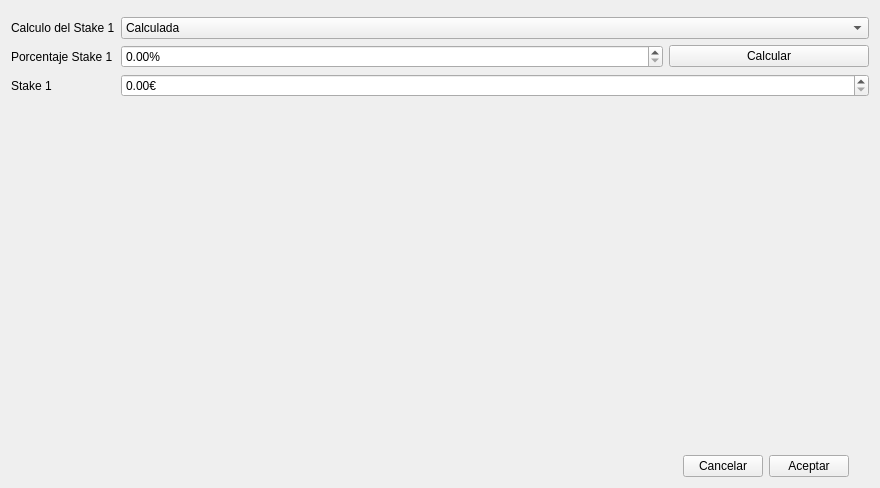
<?xml version="1.0" encoding="UTF-8"?>
<ui version="4.0">
 <class>Form</class>
 <widget class="QWidget" name="Form">
  <property name="geometry">
   <rect>
    <x>0</x>
    <y>0</y>
    <width>880</width>
    <height>488</height>
   </rect>
  </property>
  <property name="windowTitle">
   <string>Form</string>
  </property>
  <layout class="QVBoxLayout" name="verticalLayout">
   <item>
    <layout class="QFormLayout" name="formLayout">
     <item row="0" column="1">
      <layout class="QHBoxLayout" name="horizontalLayout"/>
     </item>
     <item row="1" column="0">
      <widget class="QLabel" name="label_3">
       <property name="text">
        <string>Calculo del Stake 1</string>
       </property>
      </widget>
     </item>
     <item row="1" column="1">
      <widget class="QComboBox" name="cmbOne">
       <item>
        <property name="text">
         <string>Calculada</string>
        </property>
       </item>
       <item>
        <property name="text">
         <string>Fija</string>
        </property>
       </item>
      </widget>
     </item>
     <item row="2" column="0">
      <widget class="QLabel" name="label_2">
       <property name="text">
        <string>Porcentaje Stake 1</string>
       </property>
      </widget>
     </item>
     <item row="2" column="1">
      <layout class="QHBoxLayout" name="horizontalLayout_2">
       <item>
        <widget class="QDoubleSpinBox" name="txtPercentage">
         <property name="suffix">
          <string>%</string>
         </property>
        </widget>
       </item>
       <item>
        <widget class="QPushButton" name="btnCalc">
         <property name="maximumSize">
          <size>
           <width>200</width>
           <height>16777215</height>
          </size>
         </property>
         <property name="text">
          <string>Calcular</string>
         </property>
        </widget>
       </item>
      </layout>
     </item>
     <item row="3" column="0">
      <widget class="QLabel" name="label_4">
       <property name="text">
        <string>Stake 1</string>
       </property>
      </widget>
     </item>
     <item row="3" column="1">
      <widget class="QDoubleSpinBox" name="txtStake">
       <property name="suffix">
        <string>€</string>
       </property>
       <property name="maximum">
        <double>999999999.990000009536743</double>
       </property>
      </widget>
     </item>
     <item row="4" column="1">
      <layout class="QGridLayout" name="gridLayout_2">
       <item row="2" column="3">
        <widget class="QPushButton" name="btnAccept">
         <property name="maximumSize">
          <size>
           <width>100</width>
           <height>16777215</height>
          </size>
         </property>
         <property name="text">
          <string>Aceptar</string>
         </property>
        </widget>
       </item>
       <item row="2" column="2">
        <widget class="QPushButton" name="btnCancel">
         <property name="maximumSize">
          <size>
           <width>100</width>
           <height>16777215</height>
          </size>
         </property>
         <property name="text">
          <string>Cancelar</string>
         </property>
        </widget>
       </item>
       <item row="2" column="0">
        <spacer name="horizontalSpacer_2">
         <property name="orientation">
          <enum>Qt::Horizontal</enum>
         </property>
         <property name="sizeHint" stdset="0">
          <size>
           <width>40</width>
           <height>20</height>
          </size>
         </property>
        </spacer>
       </item>
       <item row="2" column="4">
        <spacer name="horizontalSpacer_3">
         <property name="orientation">
          <enum>Qt::Horizontal</enum>
         </property>
         <property name="sizeType">
          <enum>QSizePolicy::Fixed</enum>
         </property>
         <property name="sizeHint" stdset="0">
          <size>
           <width>20</width>
           <height>20</height>
          </size>
         </property>
        </spacer>
       </item>
       <item row="1" column="3">
        <spacer name="verticalSpacer_2">
         <property name="orientation">
          <enum>Qt::Vertical</enum>
         </property>
         <property name="sizeHint" stdset="0">
          <size>
           <width>20</width>
           <height>40</height>
          </size>
         </property>
        </spacer>
       </item>
      </layout>
     </item>
    </layout>
   </item>
  </layout>
 </widget>
 <resources/>
 <connections/>
</ui>
